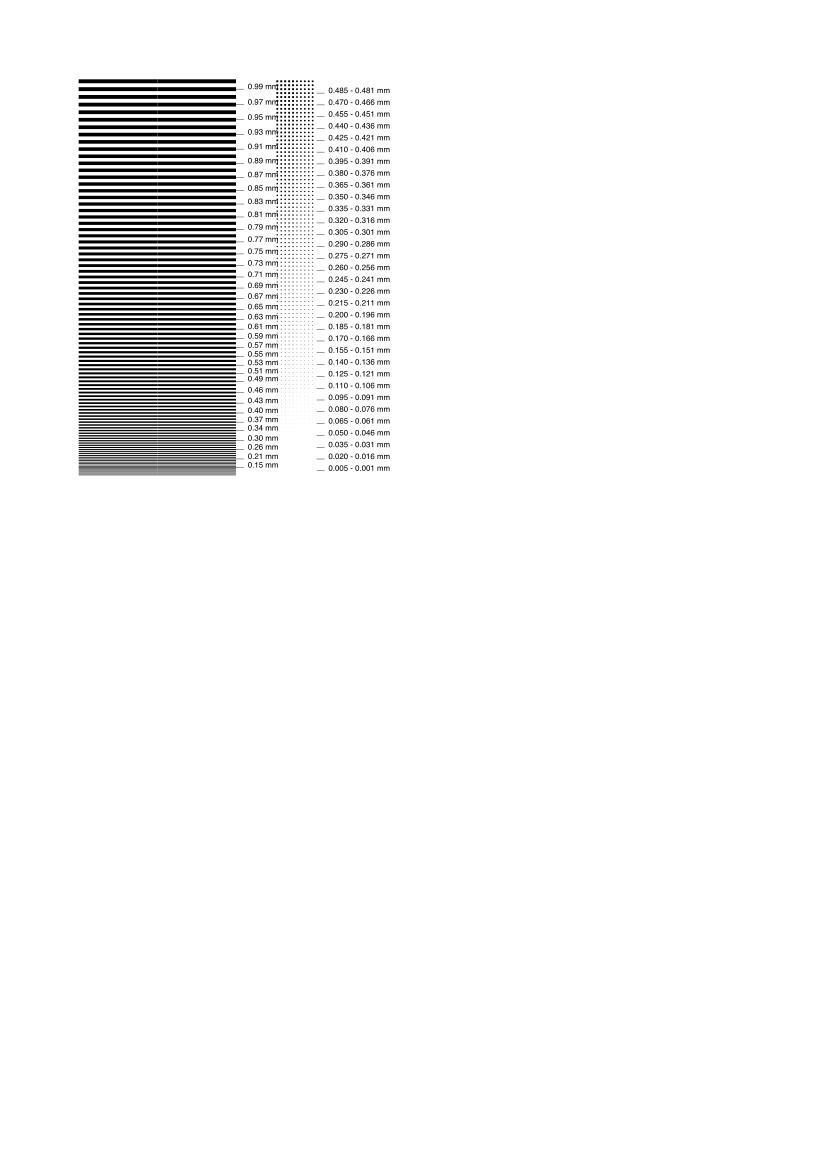

Source code (Python):
import cairocffi as cairo
from shapely.geometry import polygon, linestring
from linepolygon import LinePolygon
from pointtargets import PointTargets

mm_in_an_inch = 25.4
pdf_inch = 72  # Standard "pixels" per inch in cairo is 72. Changing the scale later will correct this.
canvas_size_width = 210  # A4 in mm
canvas_size_height = 297  # A4 in mm

# Coordinates should be transformed from the OSM parser
pdf_size_width = canvas_size_width * pdf_inch / mm_in_an_inch
pdf_size_height = canvas_size_height * pdf_inch / mm_in_an_inch
surface = cairo.PDFSurface("chart.pdf", pdf_size_width, pdf_size_height)
ctx = cairo.Context(surface)

ctx.scale(pdf_inch / mm_in_an_inch, pdf_inch / mm_in_an_inch)  # Normalizing the canvas so that units are in mm

lp = LinePolygon()
lp.set_position(20,20)
lp.draw_lines(ctx)
lp.set_position(40,20)
lp.draw_polygons(ctx)
lp.set_position(60,20)
lp.draw_labels(ctx)

pt = PointTargets()
pt.set_position(80,20)
pt.draw_squares(ctx)
pt.set_position(85,20)
pt.draw_circles(ctx)
pt.set_position(90,20)
pt.draw_labels(ctx)

surface.flush()
surface.finish()
